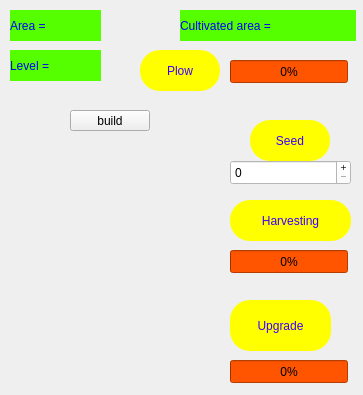
<?xml version="1.0" encoding="UTF-8"?>
<ui version="4.0">
 <class>alfalfa_field</class>
 <widget class="QDialog" name="alfalfa_field">
  <property name="geometry">
   <rect>
    <x>0</x>
    <y>0</y>
    <width>363</width>
    <height>395</height>
   </rect>
  </property>
  <property name="windowTitle">
   <string>Alfalfa field</string>
  </property>
  <property name="windowIcon">
   <iconset resource="game_recources.qrc">
    <normaloff>:/game_backgrounds/pics_project/alfalfa_icon.jpg</normaloff>:/game_backgrounds/pics_project/alfalfa_icon.jpg</iconset>
  </property>
  <property name="styleSheet">
   <string notr="true">background-image: url(:/game_backgrounds/pics_project/alfalfa-plant.jpg);</string>
  </property>
  <widget class="QLabel" name="lbl_area">
   <property name="geometry">
    <rect>
     <x>10</x>
     <y>10</y>
     <width>61</width>
     <height>31</height>
    </rect>
   </property>
   <property name="styleSheet">
    <string notr="true">color: rgb(0, 0, 255);
font: 14pt &quot;MS Shell Dlg 2&quot;;
background-color: rgb(85, 255, 0);
background-image: url(:/game_backgrounds/pics_project/clipart244133.png);</string>
   </property>
   <property name="text">
    <string>Area =</string>
   </property>
  </widget>
  <widget class="QLabel" name="lbl_area_value">
   <property name="geometry">
    <rect>
     <x>70</x>
     <y>10</y>
     <width>31</width>
     <height>31</height>
    </rect>
   </property>
   <property name="styleSheet">
    <string notr="true">color: rgb(0, 0, 255);
font: 14pt &quot;MS Shell Dlg 2&quot;;
background-color: rgb(85, 255, 0);
background-image: url(:/game_backgrounds/pics_project/clipart244133.png);</string>
   </property>
   <property name="text">
    <string/>
   </property>
  </widget>
  <widget class="QLabel" name="lbl_level">
   <property name="geometry">
    <rect>
     <x>10</x>
     <y>50</y>
     <width>61</width>
     <height>31</height>
    </rect>
   </property>
   <property name="styleSheet">
    <string notr="true">color: rgb(0, 0, 255);
font: 14pt &quot;MS Shell Dlg 2&quot;;
background-color: rgb(85, 255, 0);
background-image: url(:/game_backgrounds/pics_project/clipart244133.png);</string>
   </property>
   <property name="text">
    <string>Level =</string>
   </property>
  </widget>
  <widget class="QLabel" name="lbl_cultivated_area">
   <property name="geometry">
    <rect>
     <x>180</x>
     <y>10</y>
     <width>161</width>
     <height>31</height>
    </rect>
   </property>
   <property name="styleSheet">
    <string notr="true">color: rgb(0, 0, 255);
font: 14pt &quot;MS Shell Dlg 2&quot;;
background-color: rgb(85, 255, 0);
background-image: url(:/game_backgrounds/pics_project/clipart244133.png);</string>
   </property>
   <property name="text">
    <string>Cultivated area =</string>
   </property>
  </widget>
  <widget class="QLabel" name="lbl_level_value">
   <property name="geometry">
    <rect>
     <x>70</x>
     <y>50</y>
     <width>31</width>
     <height>31</height>
    </rect>
   </property>
   <property name="styleSheet">
    <string notr="true">color: rgb(0, 0, 255);
font: 14pt &quot;MS Shell Dlg 2&quot;;
background-color: rgb(85, 255, 0);
background-image: url(:/game_backgrounds/pics_project/clipart244133.png);</string>
   </property>
   <property name="text">
    <string/>
   </property>
  </widget>
  <widget class="QLabel" name="lbl_cultivated_area_value">
   <property name="geometry">
    <rect>
     <x>340</x>
     <y>10</y>
     <width>16</width>
     <height>31</height>
    </rect>
   </property>
   <property name="styleSheet">
    <string notr="true">color: rgb(0, 0, 255);
font: 14pt &quot;MS Shell Dlg 2&quot;;
background-color: rgb(85, 255, 0);
background-image: url(:/game_backgrounds/pics_project/clipart244133.png);</string>
   </property>
   <property name="text">
    <string/>
   </property>
  </widget>
  <widget class="QPushButton" name="btn_upgrade">
   <property name="geometry">
    <rect>
     <x>230</x>
     <y>300</y>
     <width>101</width>
     <height>51</height>
    </rect>
   </property>
   <property name="cursor">
    <cursorShape>PointingHandCursor</cursorShape>
   </property>
   <property name="styleSheet">
    <string notr="true">background-image: url(:/game_backgrounds/pics_project/clipart244133.png);
font: 14pt &quot;MS Shell Dlg 2&quot;;
background-color: rgb(255, 255, 0);
color: rgb(60, 0, 255);
border-top-left-radius:20px; 
border-bottom-right-radius:20px;
border-top-right-radius:20px; 
border-bottom-left-radius:20px;</string>
   </property>
   <property name="text">
    <string>Upgrade</string>
   </property>
  </widget>
  <widget class="QPushButton" name="btn_seed">
   <property name="geometry">
    <rect>
     <x>250</x>
     <y>120</y>
     <width>80</width>
     <height>41</height>
    </rect>
   </property>
   <property name="cursor">
    <cursorShape>PointingHandCursor</cursorShape>
   </property>
   <property name="styleSheet">
    <string notr="true">background-image: url(:/game_backgrounds/pics_project/clipart244133.png);
font: 14pt &quot;MS Shell Dlg 2&quot;;
background-color: rgb(255, 255, 0);
color: rgb(60, 0, 255);
border-top-left-radius:20px; 
border-bottom-right-radius:20px;
border-top-right-radius:20px; 
border-bottom-left-radius:20px;</string>
   </property>
   <property name="text">
    <string>Seed</string>
   </property>
  </widget>
  <widget class="QPushButton" name="btn_harvesting">
   <property name="geometry">
    <rect>
     <x>230</x>
     <y>200</y>
     <width>121</width>
     <height>41</height>
    </rect>
   </property>
   <property name="cursor">
    <cursorShape>OpenHandCursor</cursorShape>
   </property>
   <property name="styleSheet">
    <string notr="true">background-image: url(:/game_backgrounds/pics_project/clipart244133.png);
font: 14pt &quot;MS Shell Dlg 2&quot;;
background-color: rgb(255, 255, 0);
color: rgb(60, 0, 255);
border-top-left-radius:20px; 
border-bottom-right-radius:20px;
border-top-right-radius:20px; 
border-bottom-left-radius:20px;</string>
   </property>
   <property name="text">
    <string>Harvesting</string>
   </property>
  </widget>
  <widget class="QProgressBar" name="alfalfa_upgrade_pro">
   <property name="geometry">
    <rect>
     <x>230</x>
     <y>360</y>
     <width>118</width>
     <height>23</height>
    </rect>
   </property>
   <property name="styleSheet">
    <string notr="true">font: 18pt &quot;MS Shell Dlg 2&quot;;
background-color: rgb(255, 85, 0);
background-image: url(:/game_backgrounds/pics_project/clipart244133.png);</string>
   </property>
   <property name="value">
    <number>0</number>
   </property>
  </widget>
  <widget class="QProgressBar" name="prg_harvesting">
   <property name="geometry">
    <rect>
     <x>230</x>
     <y>250</y>
     <width>118</width>
     <height>23</height>
    </rect>
   </property>
   <property name="styleSheet">
    <string notr="true">font: 18pt &quot;MS Shell Dlg 2&quot;;
background-color: rgb(255, 85, 0);
background-image: url(:/game_backgrounds/pics_project/clipart244133.png);</string>
   </property>
   <property name="value">
    <number>0</number>
   </property>
  </widget>
  <widget class="QSpinBox" name="spinBox">
   <property name="geometry">
    <rect>
     <x>230</x>
     <y>160</y>
     <width>121</width>
     <height>25</height>
    </rect>
   </property>
   <property name="styleSheet">
    <string notr="true">font: 14pt &quot;MS Shell Dlg 2&quot;;
background-color: rgb(255, 255, 255);
background-image: url(:/game_backgrounds/pics_project/clipart244133.png);</string>
   </property>
   <property name="buttonSymbols">
    <enum>QAbstractSpinBox::PlusMinus</enum>
   </property>
  </widget>
  <widget class="QProgressBar" name="plow_pro">
   <property name="geometry">
    <rect>
     <x>230</x>
     <y>60</y>
     <width>118</width>
     <height>23</height>
    </rect>
   </property>
   <property name="cursor">
    <cursorShape>SizeHorCursor</cursorShape>
   </property>
   <property name="styleSheet">
    <string notr="true">font: 18pt &quot;MS Shell Dlg 2&quot;;
background-color: rgb(255, 85, 0);
background-image: url(:/game_backgrounds/pics_project/clipart244133.png);</string>
   </property>
   <property name="value">
    <number>0</number>
   </property>
   <property name="alignment">
    <set>Qt::AlignCenter</set>
   </property>
  </widget>
  <widget class="QPushButton" name="btn_pro">
   <property name="geometry">
    <rect>
     <x>140</x>
     <y>50</y>
     <width>80</width>
     <height>41</height>
    </rect>
   </property>
   <property name="cursor">
    <cursorShape>PointingHandCursor</cursorShape>
   </property>
   <property name="styleSheet">
    <string notr="true">background-image: url(:/game_backgrounds/pics_project/clipart244133.png);
font: 14pt &quot;MS Shell Dlg 2&quot;;
background-color: rgb(255, 255, 0);
color: rgb(60, 0, 255);
border-top-left-radius:20px; 
border-bottom-right-radius:20px;
border-top-right-radius:20px; 
border-bottom-left-radius:20px;</string>
   </property>
   <property name="text">
    <string>Plow</string>
   </property>
  </widget>
  <widget class="QPushButton" name="build">
   <property name="geometry">
    <rect>
     <x>70</x>
     <y>110</y>
     <width>80</width>
     <height>21</height>
    </rect>
   </property>
   <property name="text">
    <string>build</string>
   </property>
  </widget>
 </widget>
 <resources>
  <include location="game_recources.qrc"/>
 </resources>
 <connections/>
</ui>
